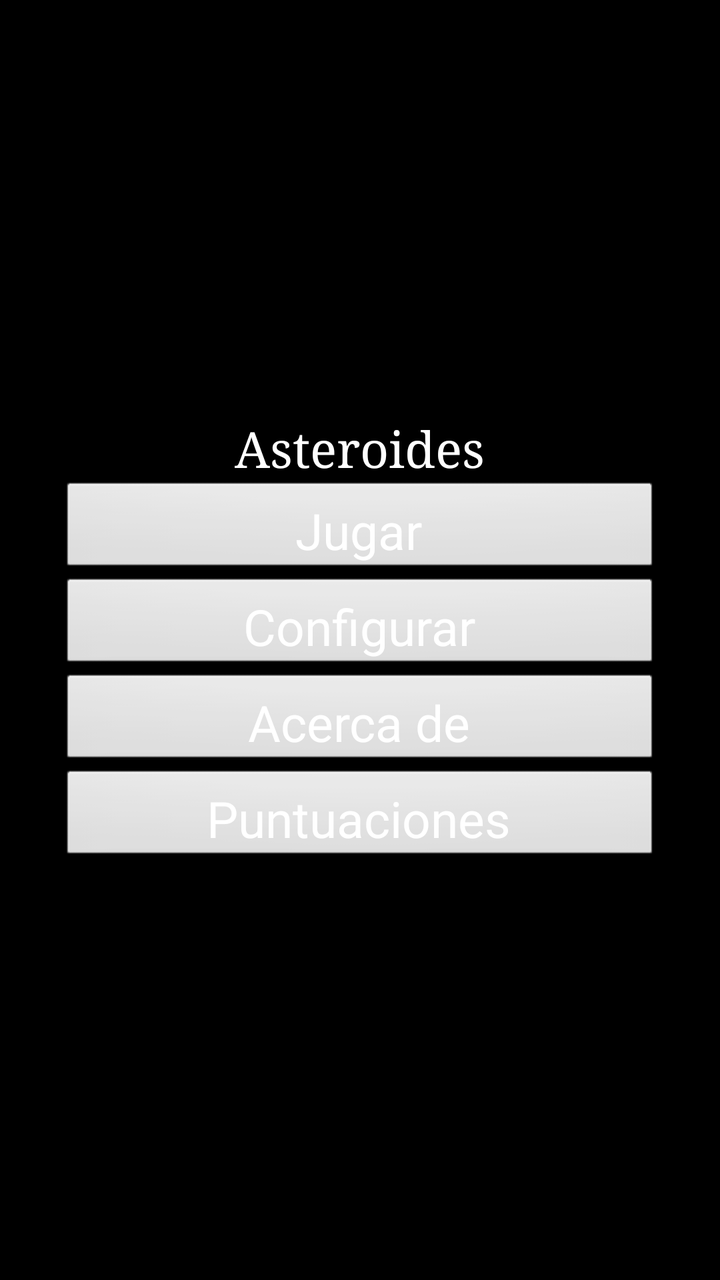
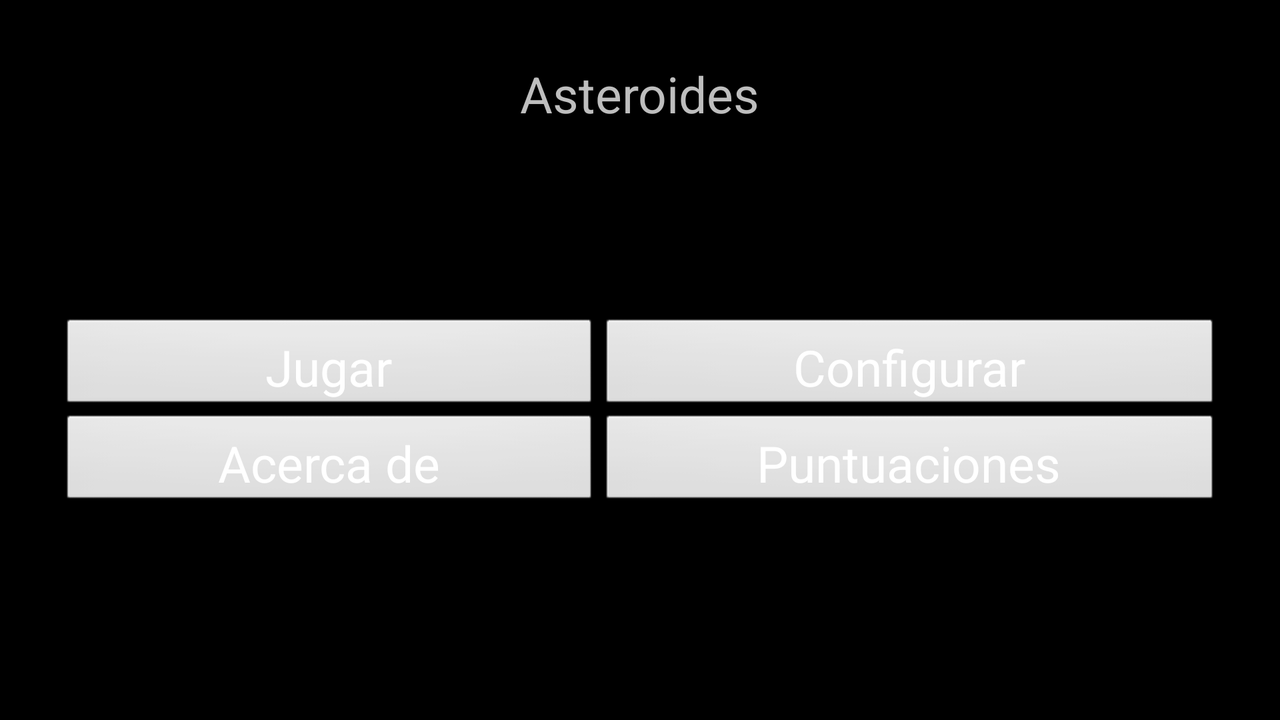

One screen, two layout resources from the same app: the default and the author's alternative for another configuration. Each is rendered where Android would select it; the XML of both is given below.
<!-- AndroidManifest.xml: application theme TemaAsteroides -->
<!-- res/layout/main.xml -->
<LinearLayout xmlns:android="http://schemas.android.com/apk/res/android"
            xmlns:tools="http://schemas.android.com/tools"
            android:layout_width="match_parent"
            android:layout_height="match_parent"
            android:gravity="center"
            android:orientation="vertical"
            android:padding="30dip"
            tools:context=".Asteroides" >

        <TextView
            style="@style/TextoAsteroides"
            android:id="@+id/textView1"
            android:layout_width="wrap_content"
            android:layout_height="wrap_content"
            android:text="@string/app_name" />

        <Button
            android:id="@+id/button01"
            style="@style/TextoAsteroides.Botones"
            android:layout_width="match_parent"
            android:layout_height="wrap_content"
            android:onClick="lanzarJuego"
            android:text="@string/jugar" />

        <Button
            style="@style/TextoAsteroides.Botones"
            android:id="@+id/button02"
            android:layout_width="match_parent"
            android:layout_height="wrap_content"
            android:text="@string/configurar" />

        <Button
            android:id="@+id/button03"
            style="@style/TextoAsteroides.Botones"
            android:layout_width="match_parent"
            android:layout_height="wrap_content"
            android:onClick="lanzarAcercaDe"
            android:text="@string/acercade" />

        <Button
	        style="@style/TextoAsteroides.Botones"
            android:id="@+id/button04"
            android:layout_width="match_parent"
            android:layout_height="wrap_content"
            android:text="@string/puntuaciones" />
    </LinearLayout>
<!-- resources referenced by this layout -->
<resources>
  <string name="acercade">Acerca de</string>
  <string name="app_name">Asteroides</string>
  <string name="configurar">Configurar</string>
  <string name="jugar">Jugar</string>
  <string name="puntuaciones">Puntuaciones</string>
  <style name="TextoAsteroides" parent="@android:style/TextAppearance.Medium">
          <item name="android:typeface">serif</item>
          <item name="android:textSize">25sp</item>
      </style>
  <style name="TextoAsteroides.Botones">
          <item name="android:typeface">sans</item>
          <item name="android:paddingBottom">5dp</item>
      </style>
  <style name="TemaAsteroides" parent="@android:style/Theme.NoTitleBar" />
</resources>
<!-- res/layout-land/main.xml (the author's variant of the layout above) -->
<!-- drawn on the phone turned sideways -->
<LinearLayout
        xmlns:android="http://schemas.android.com/apk/res/android"
        xmlns:tools="http://schemas.android.com/tools"
        android:layout_width="match_parent"
        android:layout_height="match_parent"
        android:gravity="center"
        android:orientation="vertical" 
        android:padding="30dip"
        tools:context=".Asteroides" >

        <TextView
            android:id="@+id/textView1"
            android:layout_width="wrap_content"
            android:layout_height="wrap_content"
            android:layout_marginBottom="20dip"
            android:text="@string/app_name"
            android:textSize="25sp" />

        <TableLayout
            android:layout_width="match_parent"
            android:layout_height="match_parent"
            android:gravity="center" 
            android:stretchColumns="*">

            <TableRow
                android:id="@+id/tableRow1"
                android:layout_width="wrap_content"
                android:layout_height="wrap_content" >

                <Button
                    android:id="@+id/button01"
                    style="@style/TextoAsteroides.Botones"
                    android:layout_width="match_parent"
                    android:layout_height="wrap_content"
                    android:onClick="lanzarJuego"
                    android:text="@string/jugar" />

                <Button
                    android:id="@+id/button02"
                    style="@style/TextoAsteroides.Botones"            
                    android:layout_width="match_parent"
                    android:layout_height="wrap_content"
                    android:text="@string/configurar" />

            </TableRow>

            <TableRow
                android:id="@+id/tableRow2"
                android:layout_width="wrap_content"
                android:layout_height="wrap_content" >

                <Button
                    android:id="@+id/button03"
                    style="@style/TextoAsteroides.Botones"
                    android:layout_width="match_parent"
                    android:layout_height="wrap_content"
                    android:text="@string/acercade" />

                <Button
                    android:id="@+id/button04"
                    style="@style/TextoAsteroides.Botones"
                    android:layout_width="match_parent"
                    android:layout_height="wrap_content"
                    android:text="@string/puntuaciones" />

            </TableRow>
        </TableLayout>

    </LinearLayout>
<!-- resources referenced by the variant -->
<!-- as the phone turned sideways resolves them -->
<resources>
  <string name="acercade">Acerca de</string>
  <string name="app_name">Asteroides</string>
  <string name="configurar">Configurar</string>
  <string name="jugar">Jugar</string>
  <string name="puntuaciones">Puntuaciones</string>
  <style name="TextoAsteroides.Botones">
          <item name="android:typeface">sans</item>
          <item name="android:paddingBottom">5dp</item>
      </style>
  <style name="TemaAsteroides" parent="@android:style/Theme.NoTitleBar" />
</resources>
